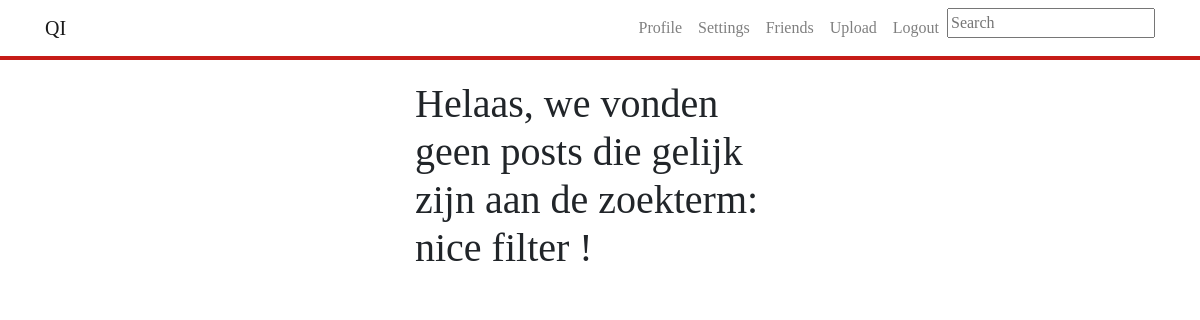
Page /search.php?txtSearch=nice filter ! (signed in) on the earlier database version.
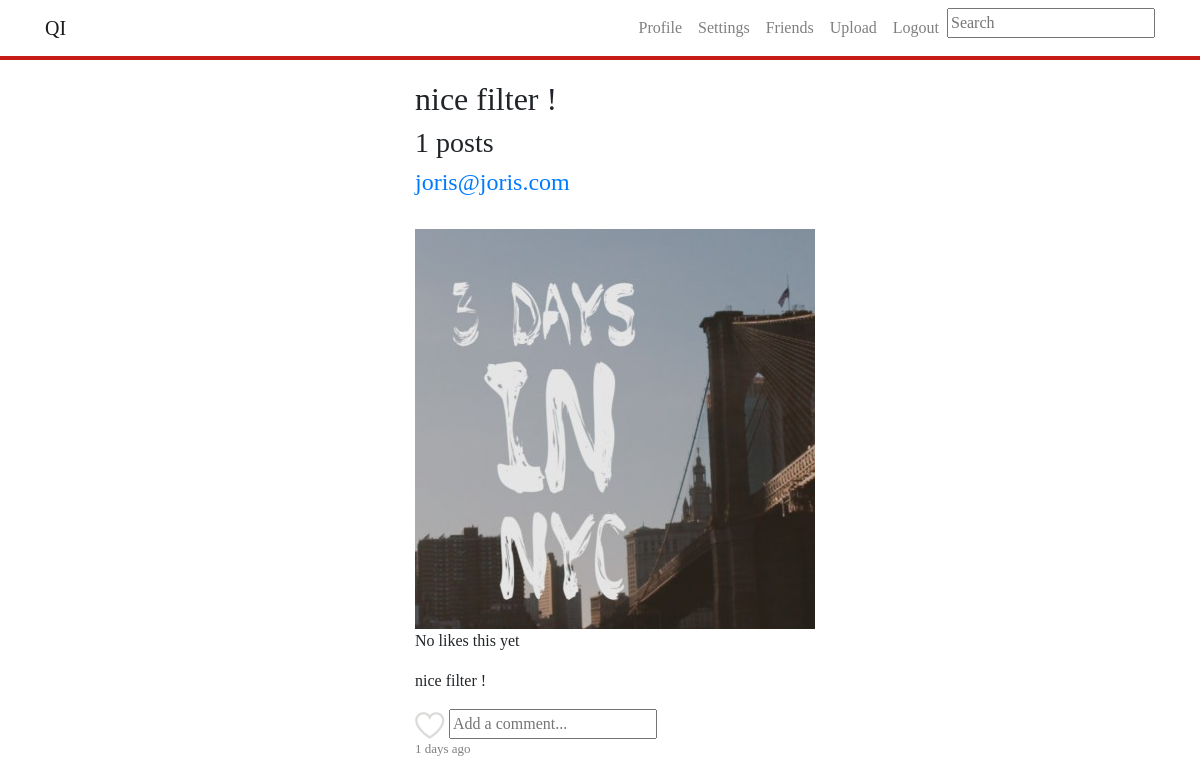
Same page on the later database version.
### tables this page shows
CREATE TABLE `posts` (
  `id` int(11) NOT NULL,
  `filelocation` varchar(500) NOT NULL,
  `imageuserid` int(11) NOT NULL,
  `besch` varchar(500) NOT NULL,
  `user` varchar(500) NOT NULL,
  `timestamp` timestamp NOT NULL DEFAULT CURRENT_TIMESTAMP ON UPDATE CURRENT_TIMESTAMP,
  `filter` varchar(20) NOT NULL,
  `location` varchar(255) NOT NULL
);

### classes/postDetails.class.php (called while the page is built, shortened)
<?php
class postDetails{
    public function getPostHour($id){
        $conn = Db::getInstance();
        $postTime = $conn->prepare("SELECT timestamp FROM posts WHERE id = :id");
        $postTime->bindValue(':id', $id);
        $postTime->execute();
        $postTime = $postTime->fetch(PDO::FETCH_ASSOC);
        $currentTime = strtotime(date('Y-m-d H:i:s'));
        $postedTime = strtotime($postTime['timestamp']);
        $difference = $currentTime - $postedTime;
        $days = $difference/60/60/24;
        $hour = $difference/(60*60);
        $minutes = (abs($difference)/60);
        if(number_format($minutes, 0) < 1)
        {
            $result = "A moment ago";
        }
        elseif(number_format($hour, 0) < 1)
        {
            $result = number_format($minutes, 0). " minutes ago" ;
        }
        elseif(number_format($hour, 0) < 24)
        {
            $result = number_format($hour, 0)."h";
        }
        else
        {
            $result = number_format($days, 0)." days ago";
        }
        return $result;
    }
    public function likeCheck($postid){
        $conn = Db::getInstance();
        $likeSenderID = $_SESSION['userid'];
        $likeCheck = $conn->prepare("SELECT * FROM likes WHERE likeimageid = $postid AND likesendid = $likeSenderID");
        $likeCheck->execute();
        if ($likeCheck->rowCount() == 1) {
            return true;
        }
        else{return false;}
    }
    public function getLikes($postid){
    $conn = Db::getInstance();
        $likeCount = $conn->prepare("SELECT likeimageid FROM likes WHERE likeimageid = :likeimageid");
        $likeCount->bindValue(":likeimageid", $postid);
        $likeCount->execute();
        $result = $likeCount->rowCount();
        return $result;
    }
}
?>

### search.php (the view, shortened to what this page needs)
<?php
include_once ('classes/postDetails.class.php');
include_once ('classes/User.class.php');
if(isset($_GET['txtSearch'])) {
    $conn = Db::getInstance();
    $searchKeyword = $_GET['txtSearch'];
    $results = array();
    $statement = $conn->prepare("SELECT * FROM posts WHERE besch LIKE :keywords OR user LIKE :keywords ORDER BY id DESC");
    $statement->bindValue(':keywords', '%' . $searchKeyword . '%');
    $statement->execute();
    if($statement->rowCount() >= 1){
        $results = $statement->fetchAll();
        $countPosts = $statement->rowCount();
    }
    else
    {
        $errorMessage = "Helaas, we vonden geen posts die gelijk zijn aan de zoekterm: ".$_GET['txtSearch'];
    }
}
?><!doctype html>
<html lang="en">
<head>
    <link rel="stylesheet" href="css/feed.css">
    <link rel="stylesheet" href="https://maxcdn.bootstrapcdn.com/bootstrap/4.0.0/css/bootstrap.min.css">
</head>
<?php include_once("includes/nav.inc.php"); ?>
<body>
<div class="indexFeed col-lg-4 mx-auto" style="margin-top: 80px;font-family: Oswald;">
    <h1><?php if(isset($errorMessage)){ echo $errorMessage;} ?></h1>
    <h2><?php if(isset($countPosts)){echo $_GET['txtSearch'];} ?></h2>
    <h3><?php if(isset($countPosts)){echo "<span>".$countPosts."</span>"." posts";} ?></h3>
        <?php foreach($results as $res): ?>
    <div class="post__user" >
        <h4 class=""><a class="" href="profile.php?userID=<?php echo $res['imageuserid'];?>"><?php echo $res['user']?></a></h4>
    </div>
    <div class="">
        <img class="" src="<?php echo $res['filelocation']?>" alt="">
    </div>
    <p>
        <?php
        $likeCounter = new postDetails();
        $likes = $likeCounter->getLikes($res['id']);
        if($likes == 0) {
            echo "No likes this yet";
        }
        elseif($likes == 1)
        {
            echo $likes." Like";
        }
        else
        {
            echo $likes." Likes";
        }
        ?>
    </p>
    <div style="padding: auto;">
        <div class="card-text">
            <p><?php echo $res['besch']?></p>
        </div>
            <?php
            $like = new postDetails();
            $likeCheck = $like->likeCheck($res['id']);
            if($likeCheck)
            {
                $source = "images/heart_filled.png";
                $class = "btnUnlike";
            }
            else
            {
                $source = "images/heart_blank.png";
                $class = "btnLike";
            }
            ?>
    </div>
    <form>
        <img class="likeHeart <?php echo $class; ?> "src="<?php echo $source; ?>" alt="like"
             value="<?php echo $res['id'] ?>">
        <input class="commentField<?php echo $i; ?>" type="text" name="commentField" placeholder="Add a comment...">
    </form>
    <p style="color: grey;font-size: small;">
        <?php
        $timestamp = new postDetails();
        $timestamp = $timestamp->getPostHour($res['id']);
        echo $timestamp;
        ?>
    </p>
    <?php endforeach;?>
</body>
</html>

### includes/nav.inc.php (shortened to what this page needs)
<!doctype html>
<html lang="en">
<head>
    <link rel="stylesheet" href="https://maxcdn.bootstrapcdn.com/bootstrap/4.0.0/css/bootstrap.min.css">
</head>
<body">
<nav style="background-color: white; border-bottom: #c61c18 solid 4px; font-family: Oswald;"; class="navbar navbar-expand-lg navbar-light fixed-top" id="">
    <div class="container">
        <a class="navbar-brand" href="index.php">QI</a>
        <div class="collapse navbar-collapse" id="navbarResponsive">
    <ul class="navbar-nav ml-auto">
        <li class="nav-item">
            <a class="nav-link" href="profile.php?userID=<?php echo $_SESSION['userid'];?>">Profile</a>
        </li>
        <li class="nav-item">
            <a class="nav-link" href="Accountsettings.php">Settings</a>
        </li>
        <li class="nav-item">
            <a class="nav-link" href="friendlist.php">Friends</a>
        </li>
        <li class="nav-item">
            <a class="nav-link" href="imageupload.php">Upload</a>
        </li>
        <li class="nav-item">
            <a class="nav-link" href="includes/logout.inc.php">Logout</a>
        </li>
        <li class="nav-item">
            <div class="searchBar">
                <form name="formSearch" method="get" action="search.php">
                    <span><input id="txtSearch" type="text" name="txtSearch" placeholder="Search" required></span>
                </form>
            </div>
        </li>
    </ul>
        </div>
    </div>
</nav>
</body>
</html>

### css/feed.css (style rules this page uses)
.container { font-family: Oswald; }

Differences in the rows shown:
added posts: user "joris@joris.com", filelocation (picture), besch "nice filter !", timestamp "1 days ago"
Other differences:
$_GET['txtSearch']: (not shown) → "nice filter !"
$countPosts: (not shown) → "1"
$errorMessage: "Helaas, we vonden geen posts die gelijk zijn aan de zoekterm: nice filter !" → (not shown)
text now shown: "posts"
